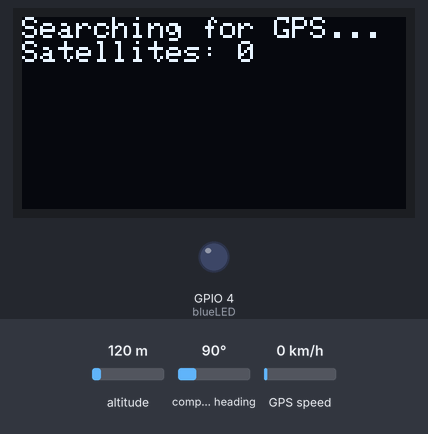
Bench run of a sketch on a simulated ESP32. Shown: 128×64 one-colour display, output pins drawn as LEDs (lit = HIGH). The inputs (shaded band) are chosen by the test bench; at power-on: altitude 120 m, compass heading 90°, GPS speed 0 km/h. The GPS gets a fix after 3 s at 37.7749, -122.4194 with 8 satellites; no radio packets arrive unless stated.

Above: at 1.2 s.
1.3 s: altitude set to 20 m
At 6.0 s:
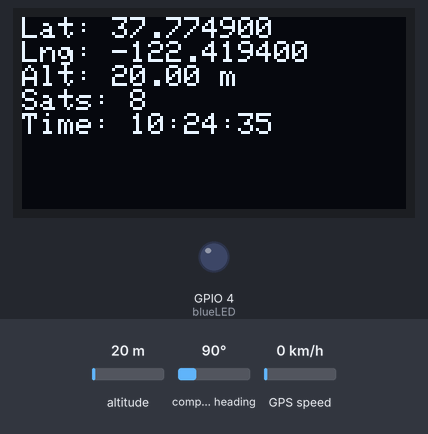
11.7 s: altitude set to 250 m
At 16.3 s:
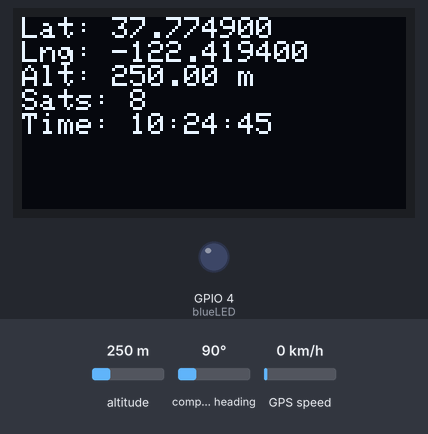
21.9 s: altitude set to 500 m
At 26.5 s:
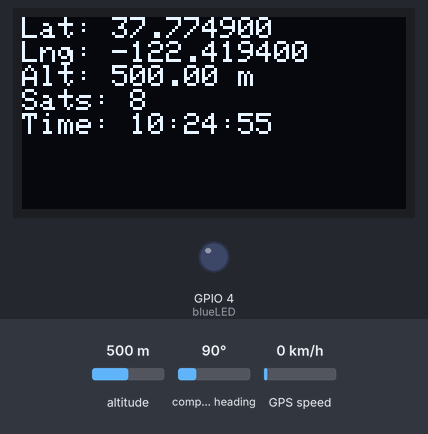
Timing chart, 0 to 37.3 s (numbered marks = the images above; inputs shaded):
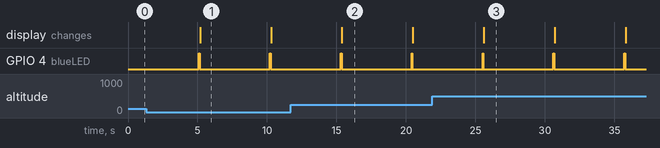

The sketch:

sender.ino
```cpp
//sender code for lilygo with t-display and lora

#include <SPI.h>
#include <LoRa.h>
#include <TinyGPSPlus.h>
#include <Wire.h>
#include <Adafruit_GFX.h>
#include <Adafruit_SSD1306.h>

TinyGPSPlus gps;

#define SCREEN_WIDTH 128
#define SCREEN_HEIGHT 64
#define OLED_RESET    -1
#define SCREEN_ADDRESS 0x3C

Adafruit_SSD1306 display(SCREEN_WIDTH, SCREEN_HEIGHT, &Wire, OLED_RESET);

#define LORA_SCK 5
#define LORA_MISO 19
#define LORA_MOSI 27
#define LORA_CS 18
#define LORA_RST 23
#define LORA_IRQ 26

const int blueLED = 4; // LED bleue pour indiquer l'envoi de données

void setup() {
  Serial.begin(115200);
  Serial1.begin(9600, SERIAL_8N1, 34, 12); // TX = 34, RX = 12 pour GPS

  // Initialisation de l'OLED
  if (!display.begin(SSD1306_SWITCHCAPVCC, SCREEN_ADDRESS)) {
    Serial.println("Échec de l'initialisation de l'OLED !");
    while (1);
  }
  display.clearDisplay();
  display.setTextSize(1);
  display.setTextColor(SSD1306_WHITE);

  // Initialisation du module LoRa
  SPI.begin(LORA_SCK, LORA_MISO, LORA_MOSI, LORA_CS);
  LoRa.setPins(LORA_CS, LORA_RST, LORA_IRQ);

  pinMode(blueLED, OUTPUT);

  if (!LoRa.begin(868E6)) { // Fréquence LoRa adaptée à votre région
    Serial.println("Starting LoRa failed!");
    display.clearDisplay();
    display.setCursor(0, 0);
    display.println("LoRa failed!");
    display.display();
    while (1);
  }
  LoRa.setSpreadingFactor(7); // Facteur d'étalement
  LoRa.setTxPower(14, PA_OUTPUT_PA_BOOST_PIN); // Puissance d'émission
}

void loop() {
  // Lecture des données GPS
  while (Serial1.available()) {
    char c = Serial1.read();
    gps.encode(c);
  }

  // Envoi des données GPS via LoRa
  if (gps.location.isValid()) {
    digitalWrite(blueLED, HIGH); // Allumer la LED bleue pendant l'envoi

    LoRa.beginPacket();
    LoRa.print("Lat: ");
    LoRa.print(gps.location.lat(), 6);
    LoRa.print(", Lng: ");
    LoRa.print(gps.location.lng(), 6);
    LoRa.print(", Alt: ");
    LoRa.print(gps.altitude.meters());
    LoRa.print(" m, Sats: ");
    LoRa.print(gps.satellites.value());
    LoRa.print(", Time: ");
    LoRa.printf("%.2d:%.2d:%.2d", gps.time.hour(), gps.time.minute(), gps.time.second());
    LoRa.endPacket();

    digitalWrite(blueLED, LOW); // Éteindre la LED bleue
  }

  // Affichage des données GPS sur l'OLED
  display.clearDisplay();
  display.setCursor(0, 0);
  if (gps.location.isValid()) {
    display.print("Lat: ");
    display.println(gps.location.lat(), 6);
    display.print("Lng: ");
    display.println(gps.location.lng(), 6);
    display.print("Alt: ");
    display.print(gps.altitude.meters());
    display.println(" m");
    display.print("Sats: ");
    display.println(gps.satellites.value());
    display.print("Time: ");
    display.printf("%.2d:%.2d:%.2d", gps.time.hour(), gps.time.minute(), gps.time.second());
  } else {
    display.println("Searching for GPS...");
    display.print("Satellites: ");
    display.println(gps.satellites.value());
  }
  display.display();

  delay(5000); // Envoyer des données toutes les 5 secondes
}

//sender code for lilygo with t-display and lora
```

Measured:
- by itself, GPIO 4 (blueLED): alternates HIGH for 0.06 s and LOW for 5.0 s
- what the display in image 1 shows lasts 5.1 s, from 5.2 s to 10.3 s
